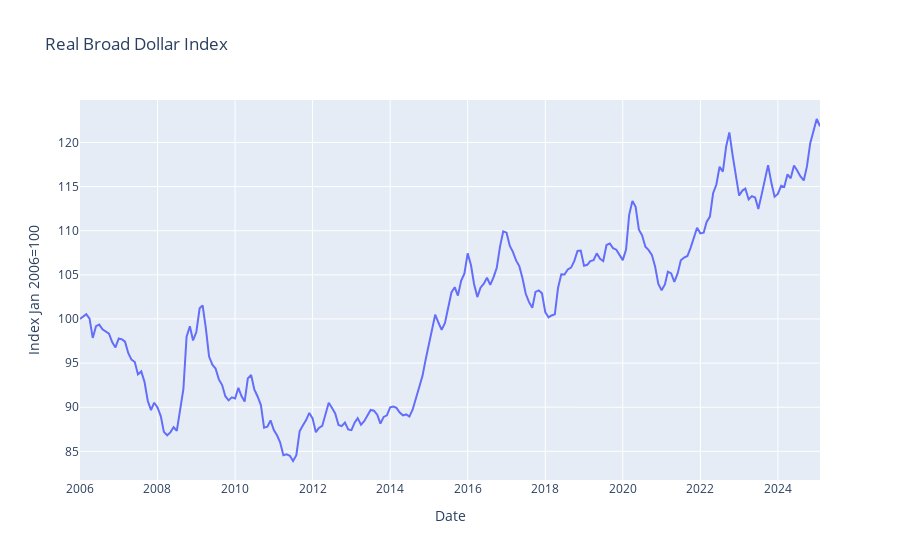

The code cell stored with this chart in its notebook:
### Markdown cell above
### Observations

Observations are the actual data for a given series. Multiple vintages of observations can exist for a given series to faciliate:
1. New data coming in for a given time period after a series has already been published for that time period for the series
2. Changes in how a series is derived/calculated

[ALFRED keeps track of old vintage data, where-as FRED only shows the newest vintage of data](http://fred.stlouisfed.org/docs/api/fred/fred_vs_alfred.html)

### Code cell
from datetime import date, timedelta

# Just using Plotly express for easy graphing
import plotly.express as px

from fred_data.observations import get_observations_for_series
from fred_data.series import get_series_by_id

# Grabbed from results of "Series" section cells
real_broad_dollar_index_series_id = "RTWEXBGS"
real_broad_dollar_index_series = get_series_by_id(fred_client, series_id=real_broad_dollar_index_series_id)
today = date.today()
real_broad_dollar_index_observations = get_observations_for_series(
    fred_client,
    series_id=real_broad_dollar_index_series_id,
    observation_start=today - timedelta(days=365*30), # 30 years
    observation_end=today,
)
real_broad_dollar_index_observations_df = real_broad_dollar_index_observations.observations

observations_chart = px.line(
    x=real_broad_dollar_index_observations_df["date"],
    y=real_broad_dollar_index_observations_df["value"],
    title=real_broad_dollar_index_series.title,
    labels={
        "x": "Date",
        "y": real_broad_dollar_index_series.units
    }
)
observations_chart

### Figure 1 — Plotly figure (JSON) as saved in the notebook; plotly's stock layout.template omitted (floating-point values rounded to 4 significant figures; data arrays with more than 128 entries replaced by an {"elided": "..."} marker saying what was removed)
{"data": [{"hovertemplate": "Date=%{x}<br>Index Jan 2006=100=%{y}<extra></extra>", "legendgroup": "", "line": {"color": "#636efa", "dash": "solid"}, "marker": {"symbol": "circle"}, "mode": "lines", "name": "", "orientation": "v", "showlegend": false, "type": "scatter", "x": {"elided": "230 str values"}, "xaxis": "x", "y": {"elided": "230 float values"}, "yaxis": "y"}], "layout": {"legend": {"tracegroupgap": 0}, "title": {"text": "Real Broad Dollar Index"}, "xaxis": {"anchor": "y", "domain": [0, 1], "title": {"text": "Date"}}, "yaxis": {"anchor": "x", "domain": [0, 1], "title": {"text": "Index Jan 2006=100"}}}}
